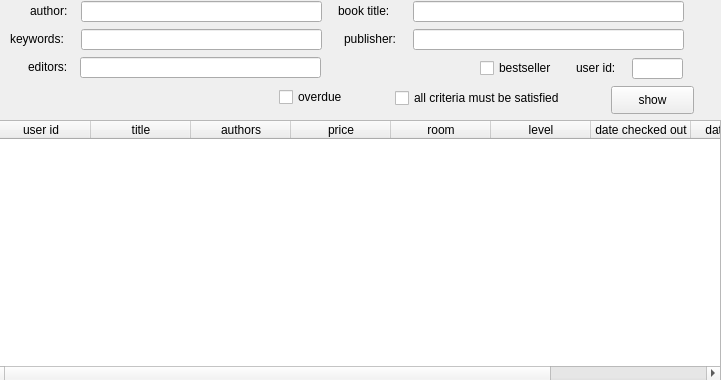
         <widget class="QWidget" name="page_3">
          <property name="geometry">
           <rect>
            <x>0</x>
            <y>0</y>
            <width>721</width>
            <height>380</height>
           </rect>
          </property>
          <attribute name="label">
           <string>audio/video</string>
          </attribute>
          <widget class="QLabel" name="label_50">
           <property name="geometry">
            <rect>
             <x>344</x>
             <y>29</y>
             <width>61</width>
             <height>20</height>
            </rect>
           </property>
           <property name="text">
            <string>publisher:</string>
           </property>
          </widget>
          <widget class="QLineEdit" name="line_publisher_checked_out_vas">
           <property name="geometry">
            <rect>
             <x>413</x>
             <y>29</y>
             <width>271</width>
             <height>21</height>
            </rect>
           </property>
          </widget>
          <widget class="QLineEdit" name="line_authors_checked_out_vas">
           <property name="geometry">
            <rect>
             <x>81</x>
             <y>1</y>
             <width>241</width>
             <height>21</height>
            </rect>
           </property>
          </widget>
          <widget class="QLabel" name="label_51">
           <property name="geometry">
            <rect>
             <x>30</x>
             <y>1</y>
             <width>51</width>
             <height>20</height>
            </rect>
           </property>
           <property name="text">
            <string>author:</string>
           </property>
          </widget>
          <widget class="QLineEdit" name="line_keywords_checked_out_vas">
           <property name="geometry">
            <rect>
             <x>81</x>
             <y>29</y>
             <width>241</width>
             <height>21</height>
            </rect>
           </property>
          </widget>
          <widget class="QCheckBox" name="checkbox_criteria_checked_out_vas">
           <property name="geometry">
            <rect>
             <x>395</x>
             <y>85</y>
             <width>201</width>
             <height>26</height>
            </rect>
           </property>
           <property name="text">
            <string>all criteria must be satisfied</string>
           </property>
          </widget>
          <widget class="QLineEdit" name="line_title_checked_out_vas">
           <property name="geometry">
            <rect>
             <x>413</x>
             <y>1</y>
             <width>271</width>
             <height>21</height>
            </rect>
           </property>
          </widget>
          <widget class="QLabel" name="label_52">
           <property name="geometry">
            <rect>
             <x>28</x>
             <y>57</y>
             <width>51</width>
             <height>20</height>
            </rect>
           </property>
           <property name="text">
            <string>editors:</string>
           </property>
          </widget>
          <widget class="QLineEdit" name="line_editors_checked_out_vas">
           <property name="geometry">
            <rect>
             <x>80</x>
             <y>57</y>
             <width>241</width>
             <height>21</height>
            </rect>
           </property>
          </widget>
          <widget class="QLabel" name="label_54">
           <property name="geometry">
            <rect>
             <x>10</x>
             <y>29</y>
             <width>71</width>
             <height>20</height>
            </rect>
           </property>
           <property name="text">
            <string>keywords:</string>
           </property>
          </widget>
          <widget class="QLabel" name="label_55">
           <property name="geometry">
            <rect>
             <x>338</x>
             <y>1</y>
             <width>71</width>
             <height>20</height>
            </rect>
           </property>
           <property name="text">
            <string>book title:</string>
           </property>
          </widget>
          <widget class="QCheckBox" name="checkbox_bestseller_checked_out_vas">
           <property name="geometry">
            <rect>
             <x>480</x>
             <y>55</y>
             <width>89</width>
             <height>26</height>
            </rect>
           </property>
           <property name="text">
            <string>bestseller</string>
           </property>
          </widget>
          <widget class="QLineEdit" name="line_user_id_checked_out_vas">
           <property name="geometry">
            <rect>
             <x>632</x>
             <y>58</y>
             <width>51</width>
             <height>21</height>
            </rect>
           </property>
           <property name="inputMask">
            <string>9999</string>
           </property>
           <property name="text">
            <string/>
           </property>
          </widget>
          <widget class="QLabel" name="label_56">
           <property name="geometry">
            <rect>
             <x>576</x>
             <y>58</y>
             <width>51</width>
             <height>20</height>
            </rect>
           </property>
           <property name="text">
            <string>user id:</string>
           </property>
          </widget>
          <widget class="QCheckBox" name="checkbox_overdue_checked_out_vas">
           <property name="geometry">
            <rect>
             <x>279</x>
             <y>84</y>
             <width>81</width>
             <height>26</height>
            </rect>
           </property>
           <property name="text">
            <string>overdue</string>
           </property>
          </widget>
          <widget class="QPushButton" name="button_show_checked_out_vas">
           <property name="geometry">
            <rect>
             <x>611</x>
             <y>86</y>
             <width>83</width>
             <height>28</height>
            </rect>
           </property>
           <property name="text">
            <string>show</string>
           </property>
          </widget>
          <widget class="QTableWidget" name="table_checked_out_vas">
           <property name="geometry">
            <rect>
             <x>-10</x>
             <y>120</y>
             <width>731</width>
             <height>261</height>
            </rect>
           </property>
           <column>
            <property name="text">
             <string>user id</string>
            </property>
           </column>
           <column>
            <property name="text">
             <string>title</string>
            </property>
           </column>
           <column>
            <property name="text">
             <string>authors</string>
            </property>
           </column>
           <column>
            <property name="text">
             <string>price</string>
            </property>
           </column>
           <column>
            <property name="text">
             <string>room</string>
            </property>
           </column>
           <column>
            <property name="text">
             <string>level</string>
            </property>
           </column>
           <column>
            <property name="text">
             <string>date checked out</string>
            </property>
           </column>
           <column>
            <property name="text">
             <string>date to return</string>
            </property>
           </column>
           <column>
            <property name="text">
             <string>fine</string>
            </property>
           </column>
          </widget>
         </widget>
